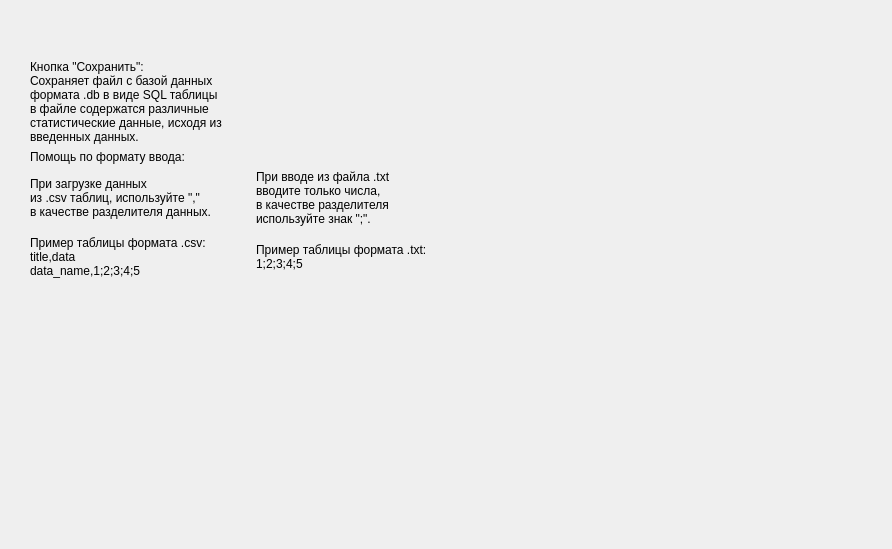
<?xml version="1.0" encoding="UTF-8"?>
<ui version="4.0">
 <class>helpWindow</class>
 <widget class="QMainWindow" name="helpWindow">
  <property name="geometry">
   <rect>
    <x>0</x>
    <y>0</y>
    <width>892</width>
    <height>549</height>
   </rect>
  </property>
  <property name="windowTitle">
   <string>Окно помощи</string>
  </property>
  <widget class="QWidget" name="centralwidget">
   <widget class="QWidget" name="verticalLayoutWidget_2">
    <property name="geometry">
     <rect>
      <x>30</x>
      <y>60</y>
      <width>445</width>
      <height>221</height>
     </rect>
    </property>
    <layout class="QVBoxLayout" name="helpLayout">
     <item>
      <widget class="QLabel" name="saveHelp">
       <property name="text">
        <string>Кнопка &quot;Сохранить&quot;:
Сохраняет файл с базой данных
формата .db в виде SQL таблицы
в файле содержатся различные
статистические данные, исходя из
введенных данных.</string>
       </property>
      </widget>
     </item>
     <item>
      <layout class="QVBoxLayout" name="IOHelp">
       <item>
        <widget class="QLabel" name="label">
         <property name="text">
          <string>Помощь по формату ввода:</string>
         </property>
        </widget>
       </item>
       <item>
        <layout class="QHBoxLayout" name="IOInfo">
         <item>
          <widget class="QLabel" name="csvHelp">
           <property name="text">
            <string>При загрузке данных
из .csv таблиц, используйте &quot;,&quot;
в качестве разделителя данных.</string>
           </property>
          </widget>
         </item>
         <item>
          <widget class="QLabel" name="txtHelp">
           <property name="text">
            <string>При вводе из файла .txt
вводите только числа,
в качестве разделителя
используйте знак &quot;;&quot;.</string>
           </property>
          </widget>
         </item>
        </layout>
       </item>
      </layout>
     </item>
     <item>
      <layout class="QHBoxLayout" name="horizontalLayout">
       <item>
        <widget class="QLabel" name="csvLabel">
         <property name="text">
          <string>Пример таблицы формата .csv:
title,data
data_name,1;2;3;4;5</string>
         </property>
        </widget>
       </item>
       <item>
        <widget class="QLabel" name="label_2">
         <property name="text">
          <string>Пример таблицы формата .txt:
1;2;3;4;5</string>
         </property>
        </widget>
       </item>
      </layout>
     </item>
    </layout>
   </widget>
  </widget>
 </widget>
 <resources/>
 <connections/>
</ui>
